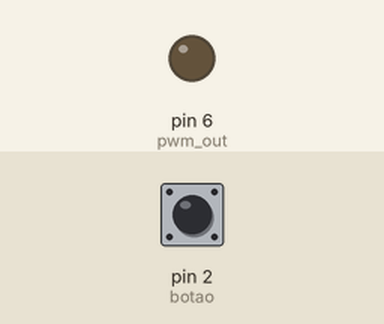
Simulated run of this sketch. Board: Arduino Uno, built with avr-gcc and run on an emulated ATmega328P. On the bench: output pins drawn as LEDs (lit = HIGH). The test bench sets the inputs (shaded band); at power-on: pin 2 (botao) HIGH.

Above: at 5.0 s.
5.1 s: pin 2 (botao) pulled LOW for 0.15 s
At 5.5 s:
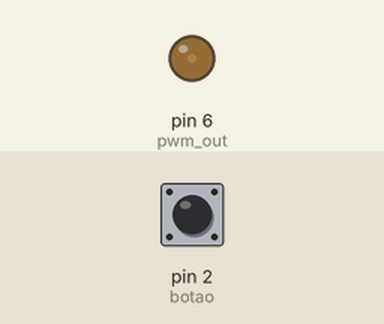
6.7 s: pin 2 (botao) pulled LOW for 1 s
At 7.9 s:
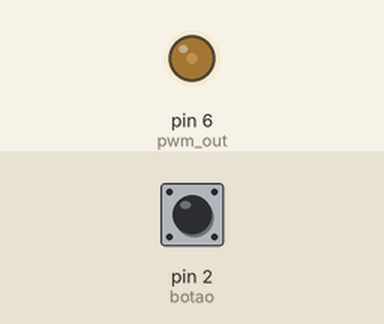
9.2 s: pin 2 (botao) pulled LOW for 0.15 s
At 9.8 s:
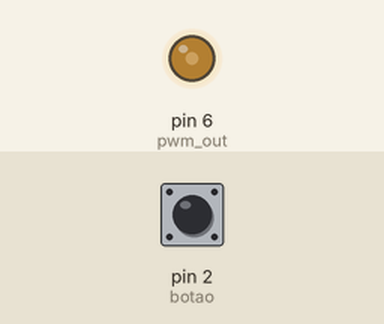
10.8 s: pin 2 (botao) pulsed LOW 5 times (0.12 s each, 0.3 s apart)
At 13.2 s:
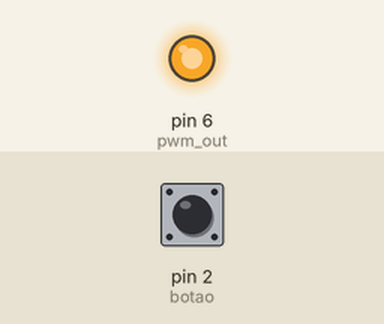
Timing chart, 0 to 14.7 s (numbered marks = the images above; inputs shaded):
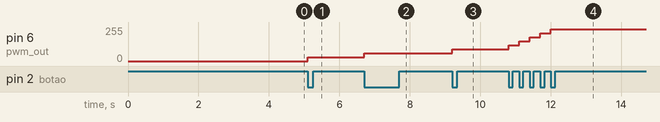

Measured:
- after the input at 5.1 s, pin 6 (pwm_out): 0/255 → 30/255 at once
- after the input at 6.7 s, pin 6 (pwm_out): 30/255 → 60/255 at once
- after the input at 9.2 s, pin 6 (pwm_out): 60/255 → 90/255 at once
- after the input at 10.8 s, pin 6 (pwm_out): moves from 90/255 to 240/255 over 1.2 s, starting at once

The sketch:

exercicio_2.ino
```cpp
#define pwm_out (1 << PD6) //Define a saída do PWM no pino PD6
#define botao (1 << PD2) //Define a saída do botão no pino PD5
int brightness = 0;

ISR(INT0_vect){
    brightness += 30;

    if(brightness > 255){
      brightness = 0;
    }
}

int main()
{
  DDRD |= pwm_out; // configura saída para o PWM
  DDRD &= ~(1 << PD2); // configura PD2 (botão) como entrada
  PORTD |= (1 << PD2); //configura o pull-up do botão
  PORTD &= ~pwm_out; // PWM inicia desligado

  // Configura modo FAST PWM e modo do comparador A
  TCCR0A |= (1 << WGM01) | (1 << WGM00) | (1 << COM0A1);
  TCCR0B = 1; // Seleciona opção para frequência
  OCR0A = 0; //Definindo o OCR0A como 0
  EICRA |= (1 << ISC01); // Configura interrupcao por transicao de descida e subida (gerando interrupção)
  EIMSK |= (1 << INT0); // Configura uso do INT0
  sei(); // Habilita bit de interrupcao global

  while (1){
      OCR0A = brightness;
  }
}
```
